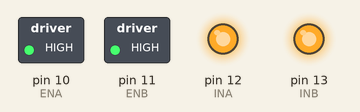
Bench run of a sketch on a simulated Arduino Uno, built with avr-gcc and run on an emulated ATmega328P. Shown: switched loads named in the sketch (green lamp = pin HIGH), output pins drawn as LEDs (lit = HIGH).

Above: at 2.5 s.
At 7.5 s:
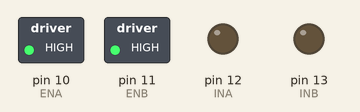
Timing chart, 0 to 13.0 s (numbered marks = the images above):
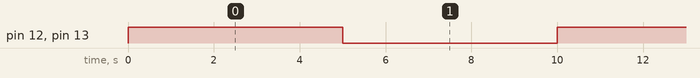

The sketch:

keyes0.ino
```cpp
/*
*  L298P Motor Shield
*/

// The following pin designations are fixed by the shield

//  Motor A
int const ENA = 10;
int const INA = 12;

//  Motor B
int const ENB = 11;
int const INB = 13;

void setup()
{
    pinMode(ENA, OUTPUT);   // set all the motor control pins to outputs
    pinMode(ENB, OUTPUT);
    pinMode(INA, OUTPUT);
    pinMode(INB, OUTPUT);
    digitalWrite(ENA, HIGH);
    digitalWrite(ENB, HIGH);
}

void loop()
{
    // forward
    digitalWrite(INA, HIGH);
    digitalWrite(INB, HIGH);
    delay(5000);
    // backward
    digitalWrite(INA, LOW);
    digitalWrite(INB, LOW);
    delay(5000);
}
```

Measured:
- by itself, pin 12 (INA), pin 13 (INB): alternates HIGH for 5.0 s and LOW for 5.0 s
